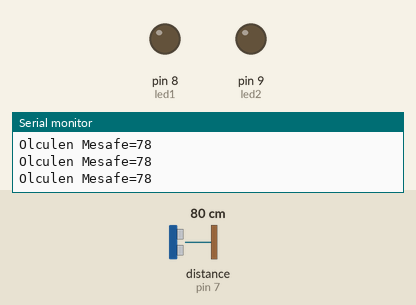
Bench run of a sketch on a simulated Arduino Uno, built with avr-gcc and run on an emulated ATmega328P. On the bench: output pins drawn as LEDs (lit = HIGH), the last lines printed to the serial monitor. Wiring (inferred from the names in the program): ultrasonic range finder: trigger pin 6; echo pin 7. The inputs (shaded band) are chosen by the test bench; at power-on: distance to the obstacle (sensor on pin 7) 80 cm. The echo pulse lasts 58.3 µs per cm; pins used as bus, display or sensor lines are not drawn.

Above: at 1.2 s.
1.3 s: distance to the obstacle (sensor on pin 7) set to 33 cm
4.3 s: distance to the obstacle (sensor on pin 7) set to 27 cm
At 5.4 s:
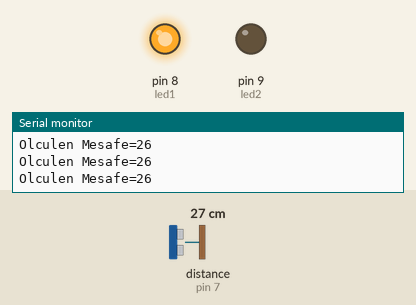
5.8 s: distance to the obstacle (sensor on pin 7) set to 18 cm
8.8 s: distance to the obstacle (sensor on pin 7) set to 15 cm
At 9.5 s:
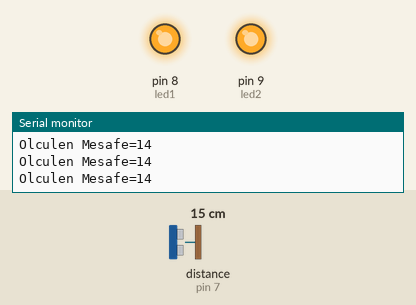
10.3 s: distance to the obstacle (sensor on pin 7) set to 35 cm
At 10.7 s:
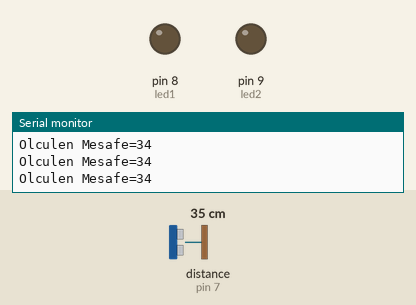
11.8 s: distance to the obstacle (sensor on pin 7) set to 2 cm
At 13.1 s:
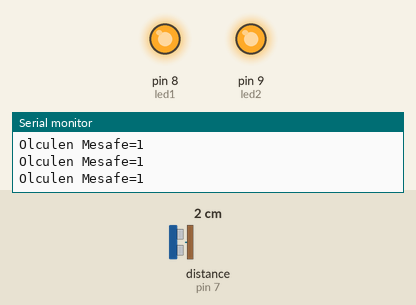
Timing chart, 0 to 14.3 s (numbered marks = the images above; inputs shaded):
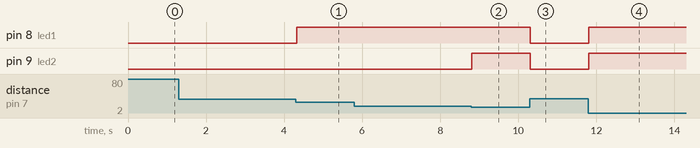

Measured:
- the behaviour switches between 31 and 30 cm on distance to the obstacle (sensor on pin 7) (found by bisection; images 0 and 1)
- the behaviour switches between 17 and 16 cm on distance to the obstacle (sensor on pin 7) (found by bisection; images 1 and 2)
- after the input at 4.3 s, pin 8 (led1): LOW → HIGH at once
- after the input at 8.8 s, pin 9 (led2): LOW → HIGH at once
- after the input at 10.3 s, pin 8 (led1), pin 9 (led2): HIGH → LOW at once
- after the input at 11.8 s, pin 8 (led1), pin 9 (led2): LOW → HIGH at once

The sketch:

mesafe2.ino
```cpp
#define trigPin 6
#define echoPin 7

#define led1 8
#define led2 9

long sure;
int mesafe;

void setup() {
  pinMode(trigPin, OUTPUT);
  pinMode(echoPin, INPUT);

  pinMode(led1, OUTPUT);
  pinMode(led2, OUTPUT);

  Serial.begin(9600);
}

void loop() {

  // Mesafe ölç
  digitalWrite(trigPin, LOW);
  delayMicroseconds(2);
  digitalWrite(trigPin, HIGH);
  delayMicroseconds(10);
  digitalWrite(trigPin, LOW);

  sure = pulseIn(echoPin, HIGH, 25000); // timeout eklendi
  mesafe = sure * 0.034 / 2;

Serial.print("Olculen Mesafe=");
Serial.println(mesafe);


if(mesafe<=15 && mesafe>0)
{digitalWrite(led1,1);digitalWrite(led2,1);}
else
if(mesafe>15 && mesafe<30)
{digitalWrite(led1,1);digitalWrite(led2,0);}
else if(mesafe>30 || mesafe==0)
{digitalWrite(led1,0);digitalWrite(led2,0);}


  delay(10);
}
```
